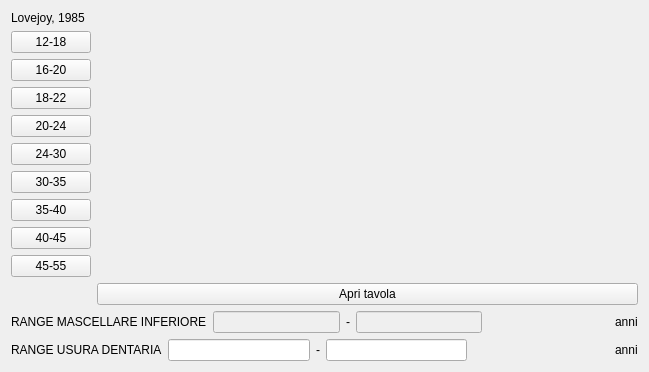
     <widget class="QWidget" name="tabWidgetPage4">
      <attribute name="title">
       <string>Usura dentaria totale</string>
      </attribute>
      <layout class="QGridLayout" name="gridLayout_36">
       <item row="1" column="0">
        <layout class="QGridLayout" name="gridLayout_6">
         <item row="0" column="0">
          <widget class="QPushButton" name="pushButton_ms_inf_12_18">
           <property name="text">
            <string>12-18</string>
           </property>
          </widget>
         </item>
         <item row="1" column="0">
          <widget class="QPushButton" name="pushButton_ms_inf_16_20">
           <property name="text">
            <string>16-20</string>
           </property>
          </widget>
         </item>
         <item row="2" column="0">
          <widget class="QPushButton" name="pushButton_ms_inf_18_22">
           <property name="text">
            <string>18-22</string>
           </property>
          </widget>
         </item>
         <item row="3" column="0">
          <widget class="QPushButton" name="pushButton_ms_inf_20_24">
           <property name="text">
            <string>20-24</string>
           </property>
          </widget>
         </item>
         <item row="4" column="0">
          <widget class="QPushButton" name="pushButton_ms_inf_24_30">
           <property name="text">
            <string>24-30</string>
           </property>
          </widget>
         </item>
         <item row="5" column="0">
          <widget class="QPushButton" name="pushButton_ms_inf_30_35">
           <property name="text">
            <string>30-35</string>
           </property>
          </widget>
         </item>
         <item row="6" column="0">
          <widget class="QPushButton" name="pushButton_ms_inf_35_40">
           <property name="text">
            <string>35-40</string>
           </property>
          </widget>
         </item>
         <item row="7" column="0">
          <widget class="QPushButton" name="pushButton_ms_inf_40_45">
           <property name="text">
            <string>40-45</string>
           </property>
          </widget>
         </item>
         <item row="8" column="0">
          <widget class="QPushButton" name="pushButton_ms_inf_45_55">
           <property name="text">
            <string>45-55</string>
           </property>
          </widget>
         </item>
        </layout>
       </item>
       <item row="1" column="1">
        <spacer name="horizontalSpacer_9">
         <property name="orientation">
          <enum>Qt::Orientation::Horizontal</enum>
         </property>
         <property name="sizeHint" stdset="0">
          <size>
           <width>541</width>
           <height>20</height>
          </size>
         </property>
        </spacer>
       </item>
       <item row="3" column="0" colspan="2">
        <layout class="QHBoxLayout" name="horizontalLayout_6">
         <item>
          <widget class="QLabel" name="label_4_sistema_latero_anteriore_66">
           <property name="text">
            <string>RANGE MASCELLARE INFERIORE</string>
           </property>
          </widget>
         </item>
         <item>
          <widget class="QLineEdit" name="lineEdit_ms_inf_min">
           <property name="enabled">
            <bool>false</bool>
           </property>
           <property name="alignment">
            <set>Qt::AlignCenter</set>
           </property>
          </widget>
         </item>
         <item>
          <widget class="QLabel" name="label_5_1_s_47">
           <property name="text">
            <string>-</string>
           </property>
          </widget>
         </item>
         <item>
          <widget class="QLineEdit" name="lineEdit_ms_inf_max">
           <property name="enabled">
            <bool>false</bool>
           </property>
           <property name="alignment">
            <set>Qt::AlignCenter</set>
           </property>
          </widget>
         </item>
         <item>
          <spacer name="horizontalSpacer_5">
           <property name="orientation">
            <enum>Qt::Orientation::Horizontal</enum>
           </property>
           <property name="sizeHint" stdset="0">
            <size>
             <width>40</width>
             <height>20</height>
            </size>
           </property>
          </spacer>
         </item>
         <item>
          <widget class="QLabel" name="label_5_1_s_46">
           <property name="text">
            <string>anni</string>
           </property>
          </widget>
         </item>
        </layout>
       </item>
       <item row="4" column="0" colspan="2">
        <layout class="QGridLayout" name="gridLayout_8">
         <item row="0" column="0">
          <widget class="QLabel" name="label_4_sistema_latero_anteriore_65">
           <property name="text">
            <string>RANGE USURA DENTARIA</string>
           </property>
          </widget>
         </item>
         <item row="0" column="1">
          <widget class="QLineEdit" name="lineEdit_usura_min">
           <property name="enabled">
            <bool>true</bool>
           </property>
           <property name="alignment">
            <set>Qt::AlignCenter</set>
           </property>
          </widget>
         </item>
         <item row="0" column="2">
          <widget class="QLabel" name="label_5_1_s_49">
           <property name="text">
            <string>-</string>
           </property>
          </widget>
         </item>
         <item row="0" column="3">
          <widget class="QLineEdit" name="lineEdit_usura_max">
           <property name="enabled">
            <bool>true</bool>
           </property>
           <property name="alignment">
            <set>Qt::AlignCenter</set>
           </property>
          </widget>
         </item>
         <item row="0" column="4">
          <spacer name="horizontalSpacer_4">
           <property name="orientation">
            <enum>Qt::Orientation::Horizontal</enum>
           </property>
           <property name="sizeHint" stdset="0">
            <size>
             <width>40</width>
             <height>20</height>
            </size>
           </property>
          </spacer>
         </item>
         <item row="0" column="5">
          <widget class="QLabel" name="label_5_1_s_58">
           <property name="text">
            <string>anni</string>
           </property>
          </widget>
         </item>
        </layout>
       </item>
       <item row="0" column="0">
        <widget class="QLabel" name="label_15">
         <property name="layoutDirection">
          <enum>Qt::LayoutDirection::RightToLeft</enum>
         </property>
         <property name="text">
          <string>Lovejoy, 1985</string>
         </property>
        </widget>
       </item>
       <item row="2" column="0">
        <spacer name="horizontalSpacer_19">
         <property name="orientation">
          <enum>Qt::Orientation::Horizontal</enum>
         </property>
         <property name="sizeHint" stdset="0">
          <size>
           <width>40</width>
           <height>20</height>
          </size>
         </property>
        </spacer>
       </item>
       <item row="2" column="1">
        <widget class="QPushButton" name="pushButton_2">
         <property name="text">
          <string>Apri tavola</string>
         </property>
        </widget>
       </item>
      </layout>
     </widget>
